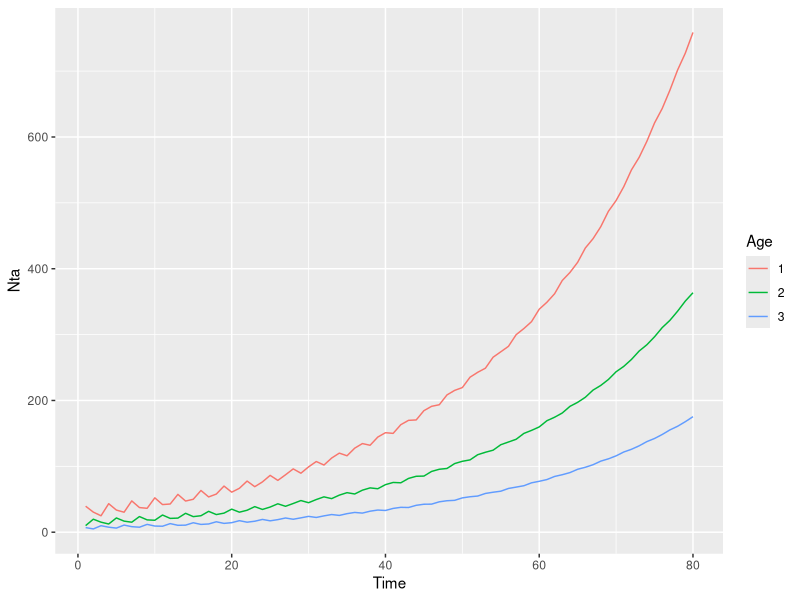
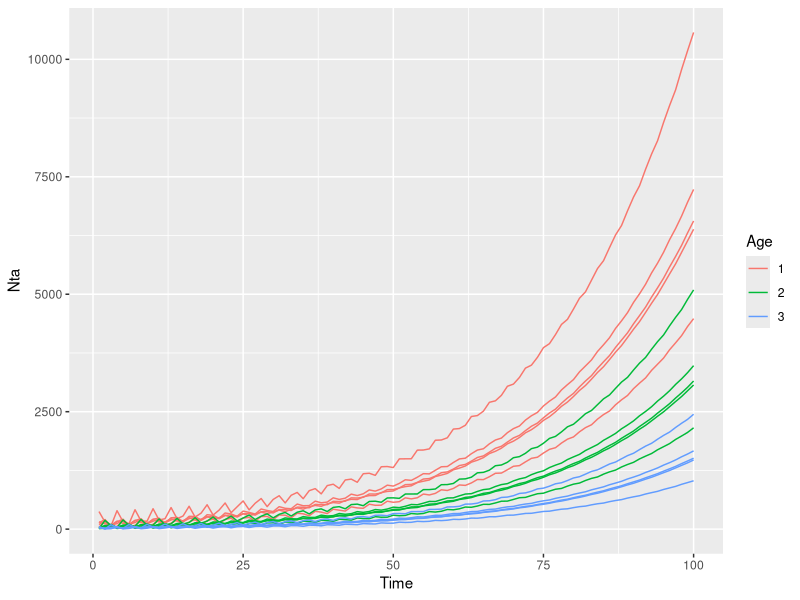
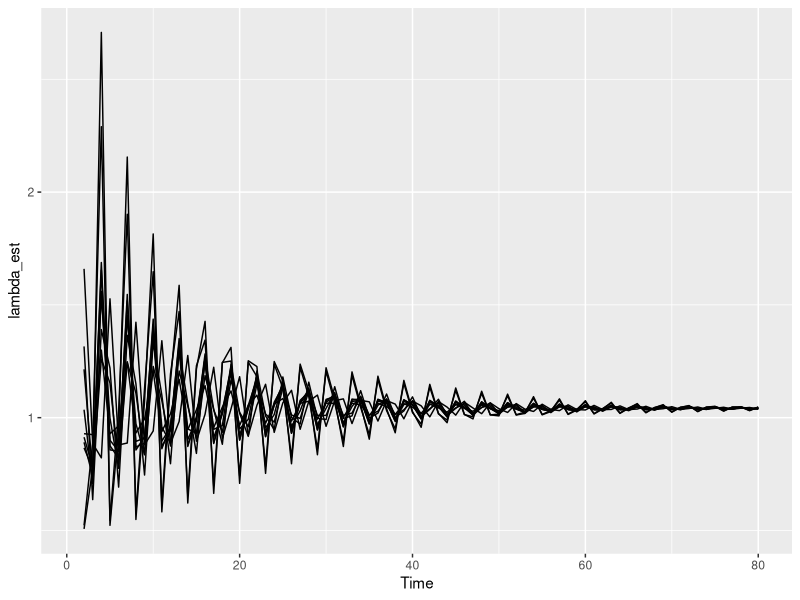

These figures' R source, in order:

library(tidyverse)

asm <- function(life_table, size_vec, times) {
  
  iteration <- 0
  
  repeat{  
    
    iteration <- iteration + 1 
    size_vec_tplus1 <- c()
    
    for(i in 1:nrow(life_table)) {
      
      if(i == 1) {
        size_vec_tplus1[i] <- sum(size_vec * life_table$Fa)
      } else {
        size_vec_tplus1[i] <- size_vec[i-1] * life_table[i-1 ,]$Sa
        
      }
    }
    
    size_vec <- size_vec_tplus1
    
    if(iteration == times) break
    
    }
  
  return(size_vec)
  
}

lt<- tibble(Age = c(1, 2, 3), 
            Sa = c(0.5, 0.5, 0),
            la = c(1, 0.5, 0.25),
            Fa = c(0, .25, 4))

Nt1 <- 20
Nt2 <- 14
Nt3 <- 9

# Adjust 10-100 to show development of stable age structure/long-term growth rate
Times <- 80

asm_table <- tibble(
  Time = rep(1:Times, each = nrow(lt)),
  Age = factor(rep(1:nrow(lt), Times)), 
  Nta = lapply(1:Times, 
              function(x) asm(life_table = lt, 
                              size_vec = c(Nt1, Nt2, Nt3), 
                              times = x)) %>% 
    unlist())

ggplot(asm_table, aes(x = Time, y = Nta, group = Age)) +
  geom_line(aes(colour = Age))

Nt_totals <- asm_table %>% 
  group_by(Time) %>%
  summarize(Nt = sum(Nta)) %>%
  mutate(lambda_est = Nt / lag(Nt))

# Function to simulate

sim_asm <- function(lt, Nts, reps, t, Nt_out = TRUE) {
  
  it <- 0
  Nt_asm <- tibble()
  growth_rates <- tibble()
  
  repeat{
    it <- it + 1
    
    size_vec <- sample(1:100, size = Nts)
    
    asm_table <- tibble(
      Time = rep(1:t, each = nrow(lt)),
      Age = factor(rep(1:nrow(lt), t)), 
      Nta = lapply(1:t, 
                   function(x) asm(life_table = lt, 
                                   size_vec = size_vec, 
                                   times = x)) %>% 
        unlist()) %>%
      mutate(iteration = it)
    
    Nt_asm <- bind_rows(Nt_asm, asm_table)
    
    Nt_totals <- asm_table %>% 
      group_by(Time) %>%
      summarize(Nt = sum(Nta)) %>%
      mutate(lambda_est = Nt / lag(Nt),
             iteration = it)
    
    growth_rates <- bind_rows(growth_rates, Nt_totals)
    
    if(it >= reps) break
  }
  if(isTRUE(Nt_out)){
    return(Nt_asm)
  } else {
    return(growth_rates)
  }
}

sim_asm(lt = lt, Nts = 3, reps = 5, t = 100) %>%
ggplot(aes(x = Time, y = Nta)) +
  geom_line(aes(colour = Age, group = interaction(iteration, Age)))

sim_asm(lt = lt, Nts = 3, reps = 10, t = 80, Nt_out = FALSE) %>%
  ggplot(aes(x = Time, y = lambda_est)) +
  geom_line(aes(group = iteration))
